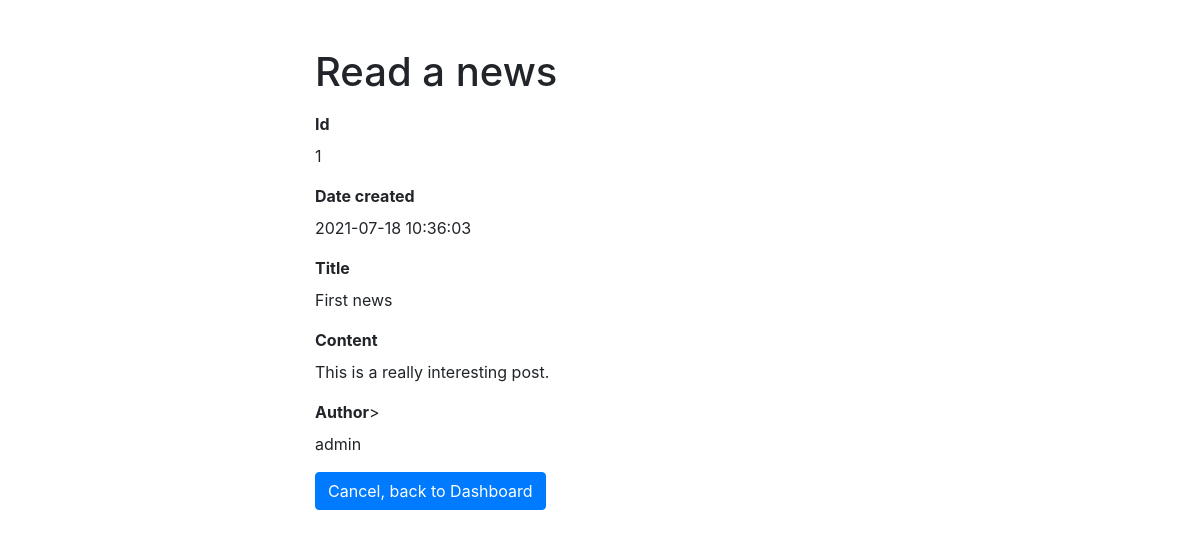
/admin/read.php?id=1 (signed in), run on the app's committed database.
### tables this page shows
CREATE TABLE news (
                      id INT NOT NULL PRIMARY KEY AUTO_INCREMENT,
                      title varchar(50) NOT NULL UNIQUE,
                      author varchar(50) NOT NULL,
                      content text NOT NULL,
                      date_created timestamp NOT NULL DEFAULT CURRENT_TIMESTAMP
);

### admin/read.php (the view, shortened to what this page needs)
<?php
require_once '../pdo.php';
if (isset($_GET['id']) && !empty(trim($_GET['id']))) {
    $sql = 'SELECT * FROM news WHERE id = :id';
    if ($stmt = $pdo->prepare($sql)) {
        $stmt->bindParam(':id', $param_id);
        if ($stmt->execute()) {
            if ($stmt->rowCount() == 1) {
                $row = $stmt->fetch(PDO::FETCH_ASSOC);
                $id = $row['id'];
                $date_created = $row['date_created'];
                $title = $row['title'];
                $content = $row['content'];
                $author = $row['author'];
            } else {
                header('location: error.php');
                exit();
            }
        } else {
            echo 'Oops! Something went wrong. Please try again later.';
        }
    }
} else {
    header('location: error.php');
    exit();
}
?>
<!DOCTYPE html>
<html lang="en">
<head>
    <link rel="stylesheet" href="https://stackpath.bootstrapcdn.com/bootstrap/4.5.2/css/bootstrap.min.css">
</head>
<body>
<div class="wrapper">
    <div class="container-fluid">
        <div class="row">
            <div class="col-md-12">
                <h1 class="mt-5 mb-3">Read a news</h1>
                <div class="form-group">
                    <label><b>Id</b></label>
                    <p><?php echo htmlspecialchars($id); ?></p>
                </div>
                <div class="form-group">
                    <label><b>Date created</b></label>
                    <p><?php echo htmlspecialchars($date_created); ?></p>
                </div>
                <div class="form-group">
                    <label><b>Title</b></label>
                    <p><?php echo htmlspecialchars($title); ?></p>
                </div>
                <div class="form-group">
                    <label><b>Content</b></label>
                    <p><?php echo htmlspecialchars($content); ?></p>
                </div>
                <div class="form-group">
                    <label><b>Author</b>></label>
                    <p><?php echo htmlspecialchars($author); ?></p>
                </div>
                <p><a href="dashboard.php" class="btn btn-primary">Cancel, back to Dashboard</a></p>
            </div>
        </div>
    </div>
</div>
</body>
</html>

### admin/read.php (style rules this page uses)
.wrapper { width: 600px; margin: 0 auto; }

### data on the page
news: id "1", date_created "2021-07-18 10:36:03", title "First news", content "This is a really interesting post.", author "admin"
